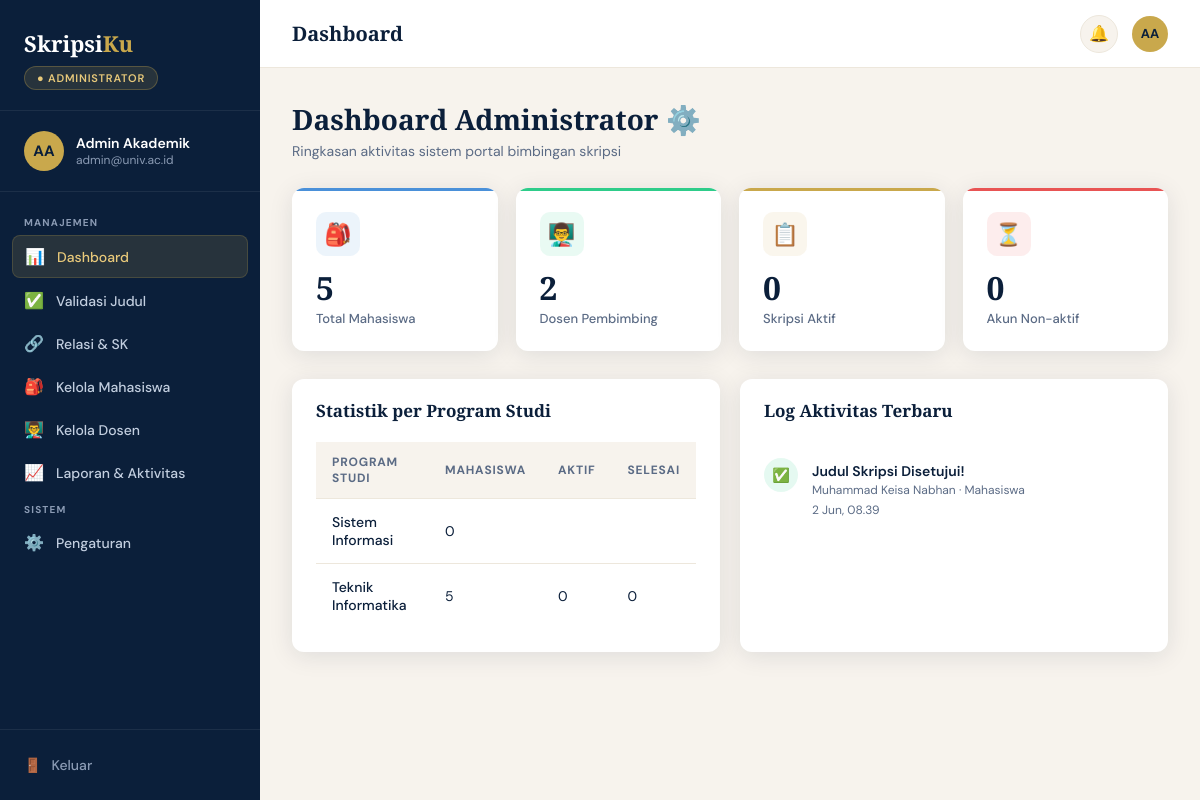
Screenshot of /dashboard.php (signed in) with the database file from the repository.
### tables this page shows
CREATE TABLE `notifikasi` (
  `id_notif` int(11) NOT NULL,
  `id_user` int(11) NOT NULL,
  `judul` varchar(150) NOT NULL,
  `pesan` text NOT NULL,
  `tipe` enum('info','sukses','peringatan','error') NOT NULL DEFAULT 'info',
  `tautan` varchar(255) DEFAULT NULL,
  `modul` varchar(50) DEFAULT NULL,
  `is_read` tinyint(1) NOT NULL DEFAULT 0,
  `created_at` datetime NOT NULL DEFAULT current_timestamp()
);

CREATE TABLE `user` (
  `id_user` int(11) NOT NULL,
  `nama_lengkap` varchar(100) NOT NULL,
  `email` varchar(100) NOT NULL,
  `password_hash` varchar(255) NOT NULL,
  `role` enum('mahasiswa','dosen','admin') NOT NULL,
  `status` enum('aktif','nonaktif') NOT NULL DEFAULT 'aktif',
  `created_at` timestamp NOT NULL DEFAULT current_timestamp(),
  `updated_at` timestamp NOT NULL DEFAULT current_timestamp() ON UPDATE current_timestamp(),
  `last_login` datetime DEFAULT NULL
);

### dashboard.php (the view, shortened to what the rows shown need)
<?php
require_once __DIR__ . '/config/db.php';
require_once __DIR__ . '/config/auth.php';
$role       = role();
$eid        = entityId();
if ($role === 'mahasiswa') {
    $mhs = fetchOne('SELECT m.*,ps.nama_prodi FROM mahasiswa m
                     JOIN program_studi ps ON ps.id_prodi=m.id_prodi
                     WHERE m.id_mahasiswa=?', [$eid]);
    $bimbingan = fetchOne('SELECT b.*,ud.nama_lengkap AS nama_dosen,
                            j.judul_indonesia, j.status AS status_judul
                            FROM bimbingan b
                            JOIN dosen d ON d.id_dosen=b.id_dosen
                            JOIN user ud ON ud.id_user=d.id_user
                            JOIN judul_skripsi j ON j.id_judul=b.id_judul
                            WHERE b.id_mahasiswa=? AND b.status="aktif"
                            ORDER BY b.id_bimbingan DESC LIMIT 1', [$eid]);
    $totalSesi   = $bimbingan['total_sesi'] ?? 0;
    $totalRevisi = countRows('SELECT COUNT(*) FROM revisi r
                              JOIN dokumen d ON d.id_dokumen=r.id_dokumen
                              WHERE d.id_mahasiswa=? AND r.status="belum"', [$eid]);
    $nextSesi = fetchOne('SELECT sb.*,b.id_bimbingan FROM sesi_bimbingan sb
                          JOIN bimbingan b ON b.id_bimbingan=sb.id_bimbingan
                          WHERE b.id_mahasiswa=? AND sb.status IN ("dijadwalkan","dikonfirmasi")
                          AND sb.tgl_sesi >= CURDATE()
                          ORDER BY sb.tgl_sesi,sb.waktu_mulai LIMIT 1', [$eid]);
    $timeline = fetchAll('SELECT sb.tgl_sesi,sb.topik,sb.status AS status_sesi,
                           cb.keputusan,cb.bab_terkait
                           FROM sesi_bimbingan sb
                           JOIN bimbingan b ON b.id_bimbingan=sb.id_bimbingan
                           LEFT JOIN catatan_bimbingan cb ON cb.id_sesi=sb.id_sesi
                           WHERE b.id_mahasiswa=?
                           ORDER BY sb.tgl_sesi DESC LIMIT 5', [$eid]);
    $judulTerakhir = fetchOne('SELECT status, usulan_dosen FROM judul_skripsi
                               WHERE id_mahasiswa=? ORDER BY id_judul DESC LIMIT 1', [$eid]);
    $stJudul  = $judulTerakhir['status'] ?? null;
    $langkah = [
        ['Ajukan judul skripsi', in_array($stJudul, ['diajukan','revisi','disetujui'], true),
         'mahasiswa/pengajuan.php', $stJudul === 'revisi' ? 'Judul Anda perlu direvisi. Perbaiki lalu ajukan ulang.' : ($stJudul === 'ditolak' ? 'Judul sebelumnya ditolak. Ajukan judul baru.' : 'Isi form pengajuan dengan 3 opsi judul.')],
        ['Judul disetujui', $stJudul === 'disetujui', null, 'Dosen dan admin akan memeriksa judul Anda.'],
        ['Usulkan dosen pembimbing', $stJudul === 'disetujui' && !empty($judulTerakhir['usulan_dosen']),
         'mahasiswa/pengajuan_dosen.php', 'Pilih dosen yang sesuai dengan bidang judul Anda.'],
        ['SK bimbingan terbit', (bool)$bimbingan, null, 'Admin menerbitkan SK dan menu Dokumen, Jadwal, Riwayat akan terbuka.'],
    ];
    $langkahAktif = 0;
    foreach ($langkah as $i => $l) { if (!$l[1]) { $langkahAktif = $i; break; } $langkahAktif = $i + 1; }
    $dokumen = fetchAll('SELECT d.jenis_bab,d.status,COUNT(r.id_revisi) AS jml_revisi
                         FROM dokumen d
                         LEFT JOIN revisi r ON r.id_dokumen=d.id_dokumen AND r.status="belum"
                         WHERE d.id_mahasiswa=?
                         GROUP BY d.id_dokumen ORDER BY d.jenis_bab', [$eid]);
} elseif ($role === 'admin') {
    $logAktivitas = fetchAll('SELECT n.created_at,u.nama_lengkap,u.role,n.judul,n.tipe
                              FROM notifikasi n JOIN user u ON u.id_user=n.id_user
                              ORDER BY n.created_at DESC LIMIT 8');
}
include __DIR__ . '/includes/header.php';
include __DIR__ . '/includes/sidebar.php';
?>
<div class="layout">
  <main class="main">
    <div class="content">
      <?php if ($role === 'mahasiswa'): ?>
        <div class="page-header">
          <h1>Selamat datang, <?= e(explode(' ', currentUser()['nama_lengkap'])[0]) ?>! 👋</h1>
          <p><?= tgl(date('Y-m-d'), 'lengkap') ?> · Pantau progres skripsi Anda hari ini</p>
        </div>
        <?php if (!$bimbingan): ?>
        <div class="card langkah-card" style="margin-bottom:20px;">
          <div class="card-header">
            <div class="card-title">Langkah Skripsi Anda</div>
            <span class="badge info"><span class="badge-dot"></span><?= min($langkahAktif, count($langkah)) ?> dari <?= count($langkah) ?> selesai</span>
          </div>
          <div class="card-body">
            <ol class="langkah">
              <?php foreach ($langkah as $i => [$judulL, $done, $href, $ket]):
                $state = $done ? 'done' : ($i === $langkahAktif ? 'now' : 'todo'); ?>
                <li class="langkah-item <?= $state ?>">
                  <span class="langkah-no"><?= $done ? '✓' : $i + 1 ?></span>
                  <div style="min-width:0;">
                    <div class="langkah-title"><?= e($judulL) ?></div>
                    <?php if (!$done): ?><div class="langkah-sub"><?= e($ket) ?></div><?php endif; ?>
                    <?php if ($state === 'now' && $href): ?>
                      <a href="<?= BASE_URL . '/' . $href ?>" class="btn btn-gold btn-sm" style="margin-top:8px;"><?= e($judulL) ?></a>
                    <?php endif; ?>
                  </div>
                </li>
              <?php endforeach; ?>
            </ol>
          </div>
        </div>
        <?php else: ?>
        <div class="stats-grid">
          <div class="stat-card blue">
            <div class="stat-icon">📝</div>
            <div class="stat-num"><?= $totalSesi ?></div>
            <div class="stat-label">Total Sesi Bimbingan</div>
          </div>
          <div class="stat-card green">
            <div class="stat-icon">✅</div>
            <div class="stat-num"><?= countRows('SELECT COUNT(*) FROM dokumen WHERE id_mahasiswa=? AND status="disetujui"',[$eid]) ?></div>
            <div class="stat-label">Dokumen Disetujui</div>
          </div>
          <div class="stat-card gold">
            <div class="stat-icon">📄</div>
            <div class="stat-num"><?= $totalRevisi ?></div>
            <div class="stat-label">Revisi Pending</div>
            <?php if ($totalRevisi > 0): ?>
              <div class="stat-change warn">⏳ Perlu ditindaklanjuti</div>
            <?php endif; ?>
          </div>
          <div class="stat-card red">
            <div class="stat-icon">🗓️</div>
            <div class="stat-num stat-num--text"><?= $nextSesi ? tglRelatif($nextSesi['tgl_sesi']) : '—' ?></div>
            <div class="stat-label">Bimbingan Berikutnya</div>
            <?php if ($nextSesi): ?>
              <div class="stat-change <?= $nextSesi['status'] === 'dikonfirmasi' ? 'up' : 'warn' ?>"><?= tgl($nextSesi['tgl_sesi'].' '.$nextSesi['waktu_mulai'], 'harijam') ?> · <?= e(label($nextSesi['status'])) ?></div>
            <?php elseif ($bimbingan): ?>
              <a class="stat-change" href="<?= BASE_URL ?>/mahasiswa/bimbingan.php" style="color:var(--info-text);text-decoration:underline;">Ajukan jadwal bimbingan</a>
            <?php endif; ?>
          </div>
        </div>
        <div class="grid-3" style="margin-bottom:20px;">
          <div class="card">
            <div class="card-header">
              <div class="card-title">Dokumen per Bab</div>
            </div>
            <div class="card-body">
              <?php if (empty($dokumen)): ?>
                <div class="empty-state">
                  <div class="empty-sub">Belum ada dokumen diunggah.</div>
                  <?php if ($bimbingan): ?><a href="<?= BASE_URL ?>/mahasiswa/dokumen.php" class="btn btn-secondary btn-sm" style="margin-top:10px;">Unggah dokumen pertama</a><?php else: ?><div class="empty-sub" style="margin-top:4px;">Unggah dokumen bisa dilakukan setelah SK bimbingan terbit.</div><?php endif; ?>
                </div>
              <?php else: ?>
                <?php foreach ($dokumen as $d): ?>
                  <div class="progress-item">
                    <div class="progress-top">
                      <div class="progress-name"><?= e(label($d['jenis_bab'])) ?></div>
                      <span class="badge <?= badge($d['status']) ?>">
                        <span class="badge-dot"></span><?= e(label($d['status'])) ?>
                      </span>
                    </div>
                    <?php if ($d['jml_revisi'] > 0): ?>
                      <div class="progress-sub" style="color:var(--warn-text);">⚠ <?= $d['jml_revisi'] ?> revisi belum diselesaikan</div>
                    <?php endif; ?>
                  </div>
                <?php endforeach; ?>
              <?php endif; ?>
            </div>
          </div>
          <div class="card">
            <div class="card-header"><div class="card-title">Aktivitas Terkini</div></div>
            <div class="card-body">
              <div class="timeline">
                <?php foreach ($timeline as $t):
                  $dot = $t['keputusan']==='disetujui' ? 'green' : ($t['keputusan']==='revisi' ? 'gold' : 'blue');
                  $icon = $t['keputusan']==='disetujui' ? '✅' : ($t['keputusan']==='revisi' ? '📝' : '🗓️');
                ?>
                  <div class="timeline-item">
                    <div class="timeline-dot <?= $dot ?>"><?= $icon ?></div>
                    <div class="timeline-body">
                      <div class="timeline-title"><?= e($t['topik']) ?></div>
                      <?php if ($t['bab_terkait']): ?>
                        <div class="timeline-sub"><?= e(label($t['bab_terkait'])) ?></div>
                      <?php endif; ?>
                      <div class="timeline-time"><?= tgl($t['tgl_sesi'], 'hari') ?> · <?= e(label($t['keputusan'] ?: $t['status_sesi'])) ?></div>
                    </div>
                  </div>
                <?php endforeach; ?>
                <?php if (empty($timeline)): ?>
                  <div class="empty-state"><div class="empty-sub">Belum ada aktivitas bimbingan. Sesi dan catatan dari dosen akan muncul di sini.</div></div>
                <?php endif; ?>
              </div>
            </div>
          </div>
        </div>
        <div class="card">
          <div class="card-header">
            <div class="card-title">Info Skripsi Aktif</div>
            <span class="badge <?= badge($bimbingan['status_judul']) ?>">
              <span class="badge-dot"></span>Judul <?= e(mb_strtolower(label($bimbingan['status_judul']))) ?>
            </span>
          </div>
          <div class="card-body">
            <div style="display:grid;grid-template-columns:repeat(auto-fit,minmax(min(200px,100%),1fr));gap:20px;padding-top:8px;">
              <?php foreach ([
                ['Judul', $bimbingan['judul_indonesia']],
                ['Dosen Pembimbing', $bimbingan['nama_dosen']],
                ['Program Studi', $mhs['nama_prodi']],
                ['Status Skripsi', label($mhs['status_skripsi'])],
              ] as [$k,$v]): ?>
                <div>
                  <div style="font-size:11px;font-weight:700;letter-spacing:.8px;text-transform:uppercase;color:var(--slate);margin-bottom:6px;"><?= $k ?></div>
                  <div style="font-size:14px;color:var(--navy);font-weight:500;"><?= e($v) ?></div>
                </div>
              <?php endforeach; ?>
            </div>
          </div>
        </div>
        <?php endif; ?>
      <?php elseif ($role === 'admin'): ?>
        <div class="page-header">
          <h1>Dashboard Administrator ⚙️</h1>
        </div>
        <div class="grid-2" style="margin-bottom:20px;">
          <div class="card">
            <div class="card-body">
              <div class="table-wrap">
                <table>
                  <thead><tr><th>Program Studi</th><th>Mahasiswa</th><th>Aktif</th><th>Selesai</th></tr></thead>
                </table>
              </div>
            </div>
          </div>
          <div class="card">
            <div class="card-body">
              <div class="timeline">
                <?php foreach ($logAktivitas as $log): ?>
                  <div class="timeline-item">
                    <div class="timeline-dot <?= $log['tipe']==='sukses'?'green':($log['tipe']==='peringatan'?'gold':'blue') ?>">
                      <?= $log['tipe']==='sukses'?'✅':($log['tipe']==='peringatan'?'⚠️':'ℹ️') ?>
                    </div>
                    <div class="timeline-body">
                      <div class="timeline-title"><?= e($log['judul']) ?></div>
                      <div class="timeline-sub"><?= e($log['nama_lengkap']) ?> · <?= e(label($log['role'])) ?></div>
                      <div class="timeline-time"><?= tgl($log['created_at'], 'tglblnjam') ?></div>
                    </div>
                  </div>
                <?php endforeach; ?>
              </div>
            </div>
          </div>
        </div>
      <?php endif; ?>
    </div>
  </main>
</div>
<?php include __DIR__ . '/includes/footer.php'; ?>

### rows the page displays
notifikasi: judul "Judul Skripsi Disetujui!", id_user.nama_lengkap "Muhammad Keisa Nabhan", id_user.role "Mahasiswa", created_at "2 Jun, 08.39"

### other values shown
$roleLabel "ADMINISTRATOR"
$initials "AA"
$user['nama_lengkap'] "Admin Akademik"
$user['email'] "admin@univ.ac.id"
$group['section'] "MANAJEMEN"
$item['icon'] "📊"
$item['label'] "Dashboard"
$item['icon'] "✅"
$item['label'] "Validasi Judul"
$item['icon'] "🔗"
$item['label'] "Relasi & SK"
$item['icon'] "🎒"
$item['label'] "Kelola Mahasiswa"
$item['icon'] "👨‍🏫"
$item['label'] "Kelola Dosen"
